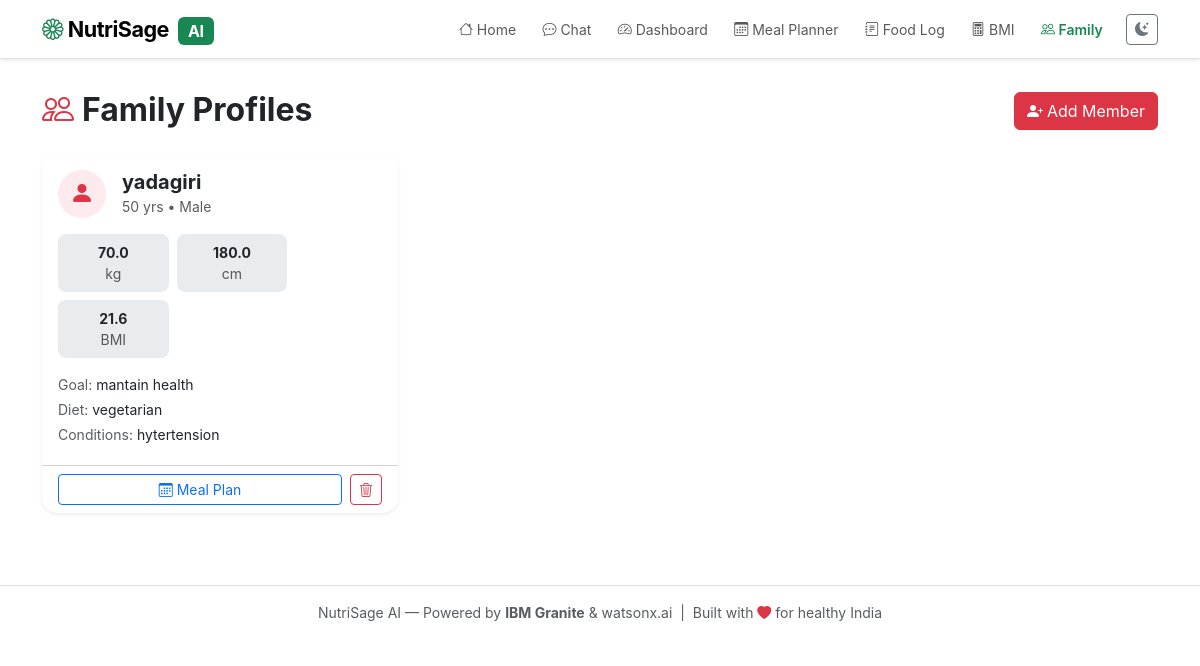
The app's page /family-profiles with its own data.
### database/models.py (models this page shows, shortened)
class FamilyMember(db.Model):
    __tablename__ = "family_members"
    id         = db.Column(db.Integer, primary_key=True)
    name       = db.Column(db.String(100), nullable=False)
    age        = db.Column(db.Integer)
    gender     = db.Column(db.String(20))
    weight_kg  = db.Column(db.Float)
    height_cm  = db.Column(db.Float)
    goal       = db.Column(db.String(100))
    allergies  = db.Column(db.Text, default="")
    diseases   = db.Column(db.Text, default="")
    diet_type  = db.Column(db.String(50), default="vegetarian")
    created_at = db.Column(db.DateTime, default=datetime.utcnow)
    food_logs  = db.relationship("FoodLog",  backref="member", lazy=True, cascade="all, delete-orphan")
    meal_plans = db.relationship("MealPlan", backref="member", lazy=True, cascade="all, delete-orphan")

### app.py (the view)
@app.route("/family-profiles")
def family_profiles():
    members = FamilyMember.query.all()
    return render_template("family_profiles.html", members=members)

### templates/family_profiles.html (shortened to what this page needs)
{% extends "base.html" %}
{% block content %}
<div class="d-flex align-items-center mb-4">
  <h2 class="fw-bold mb-0"><i class="bi bi-people text-danger me-2"></i>Family Profiles</h2>
  <button class="btn btn-danger ms-auto" data-bs-toggle="modal" data-bs-target="#addMemberModal">
    <i class="bi bi-person-plus-fill me-1"></i>Add Member
  </button>
</div>
{% if members %}
<div class="row g-4" id="membersGrid">
  {% for m in members %}
  <div class="col-12 col-md-6 col-lg-4" id="mcard-{{ m.id }}">
    <div class="card border-0 shadow-sm h-100 member-card">
      <div class="card-body">
        <div class="d-flex align-items-center mb-3">
          <div class="member-avatar bg-danger bg-opacity-10 text-danger rounded-circle d-flex align-items-center justify-content-center me-3" style="width:48px;height:48px;">
            <i class="bi bi-person-fill fs-4"></i>
          </div>
          <div>
            <h5 class="mb-0 fw-bold">{{ m.name }}</h5>
            <small class="text-muted">{{ m.age or '—' }} yrs &bull; {{ (m.gender or 'unknown')|title }}</small>
          </div>
        </div>
        <div class="row g-2 mb-3 text-center small">
          <div class="col-4 bg-body-secondary rounded-3 py-2 mx-1">
            <div class="fw-bold">{{ m.weight_kg or '—' }}</div><div class="text-muted">kg</div>
          </div>
          <div class="col-4 bg-body-secondary rounded-3 py-2 mx-1">
            <div class="fw-bold">{{ m.height_cm or '—' }}</div><div class="text-muted">cm</div>
          </div>
          <div class="col-4 bg-body-secondary rounded-3 py-2 mx-1">
            {% if m.weight_kg and m.height_cm %}
            {% set _h = m.height_cm / 100 %}<div class="fw-bold">{{ (m.weight_kg / (_h * _h))|round(1) }}</div><div class="text-muted">BMI</div>
            {% else %}<div class="fw-bold text-muted">—</div><div class="text-muted">BMI</div>{% endif %}
          </div>
        </div>
        {% for label, val in [("Goal", m.goal), ("Diet", m.diet_type), ("Allergies", m.allergies), ("Conditions", m.diseases)] %}
        {% if val %}
        <p class="mb-1 small"><span class="text-muted">{{ label }}:</span> {{ val }}</p>
        {% endif %}
        {% endfor %}
      </div>
      <div class="card-footer bg-transparent d-flex gap-2">
        <a href="/meal-planner" class="btn btn-sm btn-outline-primary flex-grow-1">
          <i class="bi bi-calendar3 me-1"></i>Meal Plan
        </a>
        <button class="btn btn-sm btn-outline-danger del-member-btn" data-id="{{ m.id }}">
          <i class="bi bi-trash3"></i>
        </button>
      </div>
    </div>
  </div>
  {% endfor %}
</div>
{% endif %}
{% endblock %}

### static/css/style.css (style rules this page uses)
:root { --ns-green: #198754; --ns-green-light: #d1fae5; --ns-radius: 1rem; --ns-transition: 0.25s ease; --chat-user-bg: #198754; --chat-user-color: #ffffff; --chat-ai-bg: var(--bs-body-bg); --chat-ai-border: var(--bs-border-color); }
body { font-family: -apple-system, "Segoe UI", system-ui, sans-serif; transition: background-color var(--ns-transition), color var(--ns-transition); }
.member-card { border-radius: var(--ns-radius) !important; transition: transform var(--ns-transition), box-shadow var(--ns-transition); }

### records on screen
FamilyMember: name "yadagiri", age "50", gender "Male", weight_kg "70.0", height_cm "180.0", (m.weight_kg/(_h*_h))|round(1) "21.6", label "Goal", goal "mantain health", label "Diet", diet_type "vegetarian", label "Conditions", diseases "hytertension"
